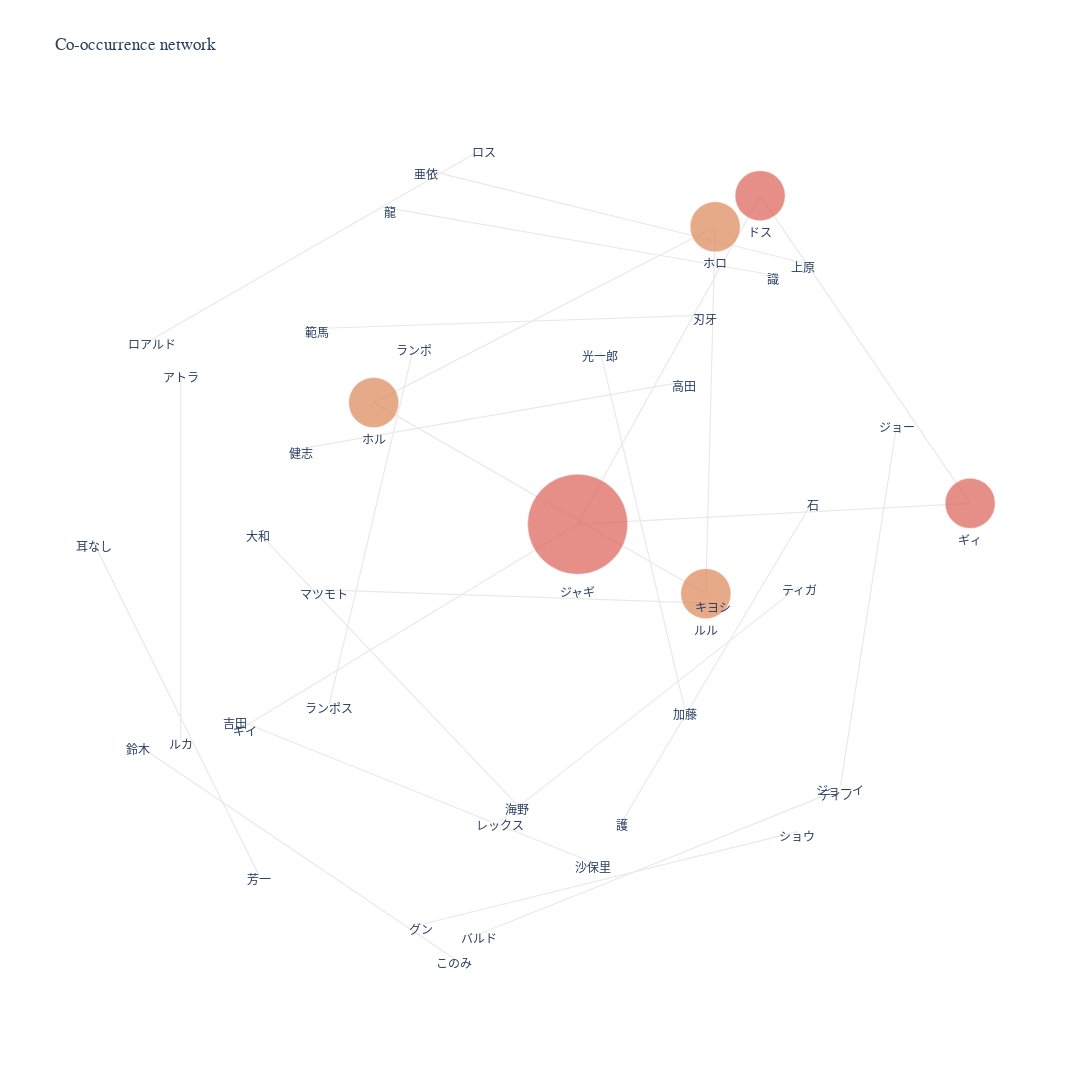

Here is the notebook cell this chart was saved with:
### Code cell
npt.co_network(
    title='Co-occurrence network',
)

### Figure 1 — Plotly figure (JSON) as saved in the notebook; plotly's stock layout.template omitted (floating-point values rounded to 4 significant figures)
{"data": [{"line": {"shape": "spline", "width": 1.2}, "marker": {"color": "#ece8e8"}, "mode": "lines", "opacity": 1, "type": "scatter", "x": [1, 0.1279, null], "y": [0.1252, 0.07606, null]}, {"line": {"shape": "spline", "width": 1.2}, "marker": {"color": "#ece8e8"}, "mode": "lines", "opacity": 1, "type": "scatter", "x": [1, 0.5333, null], "y": [0.1252, 0.8498, null]}, {"line": {"shape": "spline", "width": 1.2}, "marker": {"color": "#ece8e8"}, "mode": "lines", "opacity": 1, "type": "scatter", "x": [0.6203, -0.04405, null], "y": [-0.0698, -0.6227, null]}, {"line": {"shape": "spline", "width": 1.2}, "marker": {"color": "#ece8e8"}, "mode": "lines", "opacity": 1, "type": "scatter", "x": [0.8375, 0.7117, null], "y": [0.3136, -0.5415, null]}, {"line": {"shape": "spline", "width": 1.2}, "marker": {"color": "#ece8e8"}, "mode": "lines", "opacity": 1, "type": "scatter", "x": [0.6503, 0.2272, null], "y": [0.1306, -0.6231, null]}, {"line": {"shape": "spline", "width": 1.2}, "marker": {"color": "#ece8e8"}, "mode": "lines", "opacity": 1, "type": "scatter", "x": [0.3635, -0.4864, null], "y": [0.411, 0.2541, null]}, {"line": {"shape": "spline", "width": 1.2}, "marker": {"color": "#ece8e8"}, "mode": "lines", "opacity": 1, "type": "scatter", "x": [0.4117, -0.4521, null], "y": [0.5685, 0.537, null]}, {"line": {"shape": "spline", "width": 1.2}, "marker": {"color": "#ece8e8"}, "mode": "lines", "opacity": 1, "type": "scatter", "x": [0.5619, -0.288, null], "y": [0.663, 0.82, null]}, {"line": {"shape": "spline", "width": 1.2}, "marker": {"color": "#ece8e8"}, "mode": "lines", "opacity": 1, "type": "scatter", "x": [0.6275, -0.2087, null], "y": [0.6918, 0.9104, null]}, {"line": {"shape": "spline", "width": 1.2}, "marker": {"color": "#ece8e8"}, "mode": "lines", "opacity": 1, "type": "scatter", "x": [0.4335, -0.3252, null], "y": [0.7765, 0.3624, null]}, {"line": {"shape": "spline", "width": 1.2}, "marker": {"color": "#ece8e8"}, "mode": "lines", "opacity": 1, "type": "scatter", "x": [0.4335, 0.4127, null], "y": [0.7765, -0.08761, null]}, {"line": {"shape": "spline", "width": 1.2}, "marker": {"color": "#ece8e8"}, "mode": "lines", "opacity": 1, "type": "scatter", "x": [0.5333, 0.1279, null], "y": [0.8498, 0.07606, null]}, {"line": {"shape": "spline", "width": 1.2}, "marker": {"color": "#ece8e8"}, "mode": "lines", "opacity": 1, "type": "scatter", "x": [0.1785, 0.3665, null], "y": [0.4825, -0.3611, null]}, {"line": {"shape": "spline", "width": 1.2}, "marker": {"color": "#ece8e8"}, "mode": "lines", "opacity": 1, "type": "scatter", "x": [-0.2361, -0.424, null], "y": [0.4954, -0.3483, null]}, {"line": {"shape": "spline", "width": 1.2}, "marker": {"color": "#ece8e8"}, "mode": "lines", "opacity": 1, "type": "scatter", "x": [-0.08034, -0.8181, null], "y": [0.9612, 0.511, null]}, {"line": {"shape": "spline", "width": 1.2}, "marker": {"color": "#ece8e8"}, "mode": "lines", "opacity": 1, "type": "scatter", "x": [-0.3252, 0.4127, null], "y": [0.3624, -0.08761, null]}, {"line": {"shape": "spline", "width": 1.2}, "marker": {"color": "#ece8e8"}, "mode": "lines", "opacity": 1, "type": "scatter", "x": [-0.754, -0.754, null], "y": [0.4322, -0.4322, null]}, {"line": {"shape": "spline", "width": 1.2}, "marker": {"color": "#ece8e8"}, "mode": "lines", "opacity": 1, "type": "scatter", "x": [-0.5829, -0.006061, null], "y": [0.05804, -0.5857, null]}, {"line": {"shape": "spline", "width": 1.2}, "marker": {"color": "#ece8e8"}, "mode": "lines", "opacity": 1, "type": "scatter", "x": [-0.6122, 0.1279, null], "y": [-0.4005, 0.07606, null]}, {"line": {"shape": "spline", "width": 1.2}, "marker": {"color": "#ece8e8"}, "mode": "lines", "opacity": 1, "type": "scatter", "x": [-0.4353, 0.4284, null], "y": [-0.07872, -0.1103, null]}, {"line": {"shape": "spline", "width": 1.2}, "marker": {"color": "#ece8e8"}, "mode": "lines", "opacity": 1, "type": "scatter", "x": [-0.9476, -0.5807, null], "y": [0.03308, -0.7495, null]}, {"line": {"shape": "spline", "width": 1.2}, "marker": {"color": "#ece8e8"}, "mode": "lines", "opacity": 1, "type": "scatter", "x": [-0.6324, 0.163, null], "y": [-0.3833, -0.7214, null]}, {"line": {"shape": "spline", "width": 1.2}, "marker": {"color": "#ece8e8"}, "mode": "lines", "opacity": 1, "type": "scatter", "x": [-0.8492, -0.1463, null], "y": [-0.4443, -0.9472, null]}, {"line": {"shape": "spline", "width": 1.2}, "marker": {"color": "#ece8e8"}, "mode": "lines", "opacity": 1, "type": "scatter", "x": [-0.2201, 0.6161, null], "y": [-0.8667, -0.6481, null]}, {"line": {"shape": "spline", "width": 1.2}, "marker": {"color": "#ece8e8"}, "mode": "lines", "opacity": 1, "type": "scatter", "x": [-0.09153, 0.7039, null], "y": [-0.8896, -0.5515, null]}, {"hoverinfo": "text", "hovertext": [], "marker": {"color": ["rgb(220.16,95.0272,87.03999999999999)", "rgb(87.03999999999999,172.23679999999993,220.16)", "rgb(220.16,87.03999999999999,158.92479999999998)", "rgb(87.03999999999999,132.30079999999987,220.16)", "rgb(105.67679999999999,220.16,87.03999999999999)", "rgb(145.61280000000002,220.16,87.03999999999999)", "rgb(220.16,214.83520000000004,87.03999999999999)", "rgb(220.16,174.8992,87.03999999999999)", "rgb(220.16,134.9632,87.03999999999999)", "rgb(220.16,95.0272,87.03999999999999)", "rgb(161.58719999999994,87.03999999999999,220.16)", "rgb(220.16,174.8992,87.03999999999999)", "rgb(87.03999999999999,220.16,188.21120000000002)", "rgb(220.16,214.83520000000004,87.03999999999999)", "rgb(185.54879999999997,220.16,87.03999999999999)", "rgb(185.54879999999997,220.16,87.03999999999999)", "rgb(220.16,134.9632,87.03999999999999)", "rgb(145.61280000000002,220.16,87.03999999999999)", "rgb(87.03999999999999,220.16,108.33920000000003)", "rgb(87.03999999999999,92.36479999999993,220.16)", "rgb(105.67679999999999,220.16,87.03999999999999)", "rgb(220.16,95.0272,87.03999999999999)", "rgb(220.16,87.03999999999999,118.98879999999994)", "rgb(87.03999999999999,220.16,148.27520000000004)", "rgb(121.65120000000007,87.03999999999999,220.16)", "rgb(87.03999999999999,220.16,108.33920000000003)", "rgb(87.03999999999999,220.16,148.27520000000004)", "rgb(87.03999999999999,212.17279999999997,220.16)", "rgb(87.03999999999999,220.16,188.21120000000002)", "rgb(87.03999999999999,212.17279999999997,220.16)", "rgb(87.03999999999999,172.23679999999993,220.16)", "rgb(201.52319999999997,87.03999999999999,220.16)", "rgb(220.16,87.03999999999999,198.8607999999998)", "rgb(87.03999999999999,132.30079999999987,220.16)", "rgb(87.03999999999999,92.36479999999993,220.16)", "rgb(121.65120000000007,87.03999999999999,220.16)", "rgb(161.58719999999994,87.03999999999999,220.16)", "rgb(201.52319999999997,87.03999999999999,220.16)", "rgb(220.16,87.03999999999999,198.8607999999998)", "rgb(220.16,87.03999999999999,158.92479999999998)", "rgb(220.16,134.9632,87.03999999999999)", "rgb(220.16,95.0272,87.03999999999999)", "rgb(220.16,87.03999999999999,118.98879999999994)"], "line": {"color": "#ece8e8", "width": 0.5}, "size": [50, 0, 0, 0, 0, 0, 0, 0, 50, 50, 0, 0, 0, 0, 0, 0, 50, 0, 0, 0, 0, 0, 0, 0, 0, 0, 0, 0, 0, 0, 0, 0, 0, 0, 0, 0, 0, 0, 0, 0, 50, 100, 0]}, "mode": "markers+text", "text": ["ギィ", "ティガ", "ジョー", "石", "高田", "刃牙", "識", "上原", "ホロ", "ドス", "光一郎", "亜依", "ランポ", "龍", "ロス", "ロアルド", "ホル", "範馬", "アトラ", "大和", "健志", "ギイ", "マツモト", "耳なし", "吉田", "ルカ", "芳一", "鈴木", "ランポス", "このみ", "レックス", "グン", "バルド", "護", "海野", "沙保里", "加藤", "ショウ", "ディノ", "ジョーイ", "ルル", "ジャギ", "キヨシ"], "textposition": "bottom center", "type": "scatter", "x": [1, 0.6203, 0.8375, 0.6503, 0.3635, 0.4117, 0.5619, 0.6275, 0.4335, 0.5333, 0.1785, -0.2087, -0.2361, -0.288, -0.08034, -0.8181, -0.3252, -0.4521, -0.754, -0.5829, -0.4864, -0.6122, -0.4353, -0.9476, -0.6324, -0.754, -0.5807, -0.8492, -0.424, -0.1463, -0.04405, -0.2201, -0.09153, 0.2272, -0.006061, 0.163, 0.3665, 0.6161, 0.7039, 0.7117, 0.4127, 0.1279, 0.4284], "y": [0.1252, -0.0698, 0.3136, 0.1306, 0.411, 0.5685, 0.663, 0.6918, 0.7765, 0.8498, 0.4825, 0.9104, 0.4954, 0.82, 0.9612, 0.511, 0.3624, 0.537, 0.4322, 0.05804, 0.2541, -0.4005, -0.07872, 0.03308, -0.3833, -0.4322, -0.7495, -0.4443, -0.3483, -0.9472, -0.6227, -0.8667, -0.8896, -0.6231, -0.5857, -0.7214, -0.3611, -0.6481, -0.5515, -0.5415, -0.08761, 0.07606, -0.1103]}], "layout": {"autosize": true, "font": {"family": "Arial", "size": 12}, "height": 1200, "hovermode": "closest", "margin": {"b": 85, "l": 40, "pad": 0, "r": 40, "t": 100}, "plot_bgcolor": "#ffffff", "showlegend": false, "title": {"text": "Co-occurrence network"}, "width": 1700, "xaxis": {"autorange": true, "range": [-1.063, 1.154], "showgrid": false, "showline": false, "showticklabels": false, "title": {"text": ""}, "type": "linear", "zeroline": false}, "yaxis": {"autorange": true, "range": [-1.06, 1.074], "showgrid": false, "showline": false, "showticklabels": false, "title": {"text": ""}, "type": "linear", "zeroline": false}}}
